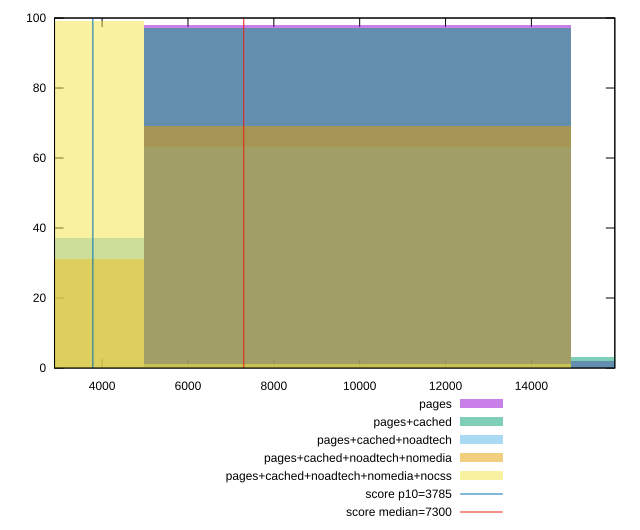

Here is the gnuplot script that generated this plot:
reset

$pages <<EOF
19905.535427720384 2
9952.767713860192 98
EOF

$pagesCached <<EOF
19905.535427720384 3
9952.767713860192 97
EOF

$pagesCachedNoadtech <<EOF
9952.767713860192 63
0 37
EOF

$pagesCachedNoadtechNomedia <<EOF
9952.767713860192 69
0 31
EOF

$pagesCachedNoadtechNomediaNocss <<EOF
9952.767713860192 1
0 99
EOF

set key outside below
set boxwidth 9952.767713860192
set xrange [2891.93275:15943.059000000001]
set yrange [0:100]
set trange [0:100]
set style fill transparent solid 0.5 noborder

set parametric
set terminal svg size 640, 530 enhanced background rgb 'white'
set output "report_00017_2021-02-10T15-08-03.406Z/interactive/comparison/histogram/all_raw.svg"

plot $pages title "pages" with boxes, \
     $pagesCached title "pages+cached" with boxes, \
     $pagesCachedNoadtech title "pages+cached+noadtech" with boxes, \
     $pagesCachedNoadtechNomedia title "pages+cached+noadtech+nomedia" with boxes, \
     $pagesCachedNoadtechNomediaNocss title "pages+cached+noadtech+nomedia+nocss" with boxes, \
     3785,t title "score p10=3785", \
     7300,t title "score median=7300"

reset
